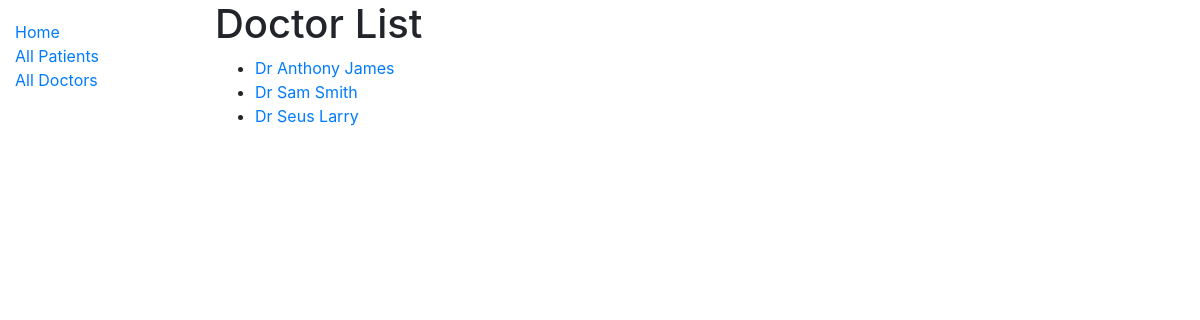
/catalog/doctors/, run on an earlier commit of the app's database.
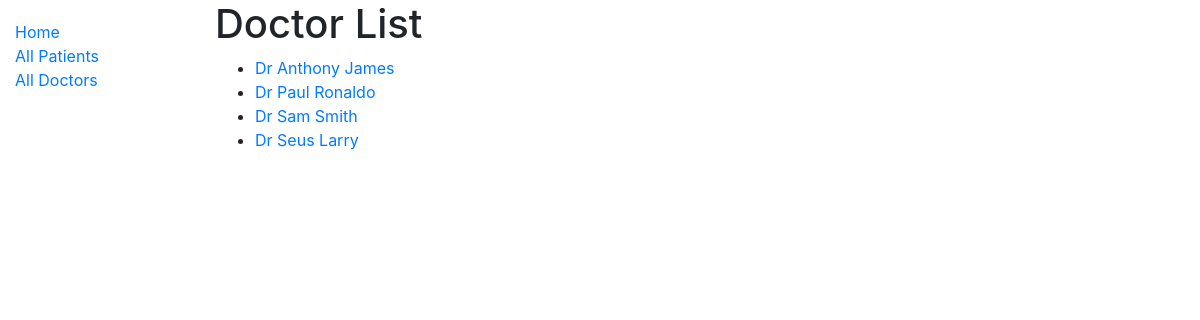
And on a later commit of the database.
### catalog/models.py (models this page shows, shortened)
class Doctor(models.Model):
    PREFIX = [('Dr', 'Dr')]
    ssn = models.IntegerField('SSN', blank=False, primary_key=True)
    prefix = models.CharField(max_length=2, choices=PREFIX)
    first_name = models.CharField('First Name', max_length=50)
    last_name = models.CharField('Last Name', max_length=50)
    hosp_id = models.ForeignKey(Hospital, on_delete=models.SET_NULL, null=True)
    specialty = models.CharField(max_length=50)
    class Meta:
        ordering = ['first_name', 'last_name']
    def get_absolute_url(self):
        return reverse('doctor-detail', args=[str(self.ssn)])

### catalog/views.py (the view)
# urls.py: path('doctors/', views.DoctorListView.as_view(), name='doctors'),
class DoctorListView(generic.ListView):
    model = Doctor
    paginate_by = 10

### catalog/templates/catalog/doctor_list.html
{% extends "base.html" %}
{% block content %}
  <h1>Doctor List</h1>
  {% if doctor_list %}
  <ul>
    {% for doctor in doctor_list %}
      <li>
        <a href="{{ doctor.get_absolute_url }}"> {{ doctor.prefix }} {{ doctor.first_name }} {{ doctor.last_name}}</a>
      </li>
    {% endfor %}
  </ul>
  {% else %}
    <p>There are no doctors.</p>
  {% endif %}
{% endblock %}

What changed in the data, as far as the page shows it:
added Doctor: prefix "Dr", first_name "Paul", last_name "Ronaldo"
